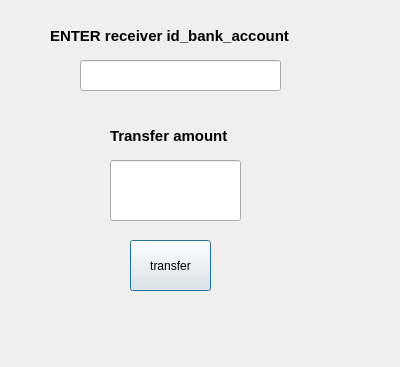
<?xml version="1.0" encoding="UTF-8"?>
<ui version="4.0">
 <class>transfer</class>
 <widget class="QDialog" name="transfer">
  <property name="geometry">
   <rect>
    <x>0</x>
    <y>0</y>
    <width>400</width>
    <height>367</height>
   </rect>
  </property>
  <property name="windowTitle">
   <string>ATM-TRANSFER</string>
  </property>
  <widget class="QPushButton" name="btn_transfer">
   <property name="geometry">
    <rect>
     <x>130</x>
     <y>240</y>
     <width>81</width>
     <height>51</height>
    </rect>
   </property>
   <property name="text">
    <string>transfer</string>
   </property>
  </widget>
  <widget class="QLineEdit" name="le_recvAccID">
   <property name="geometry">
    <rect>
     <x>80</x>
     <y>60</y>
     <width>201</width>
     <height>31</height>
    </rect>
   </property>
  </widget>
  <widget class="QLabel" name="label">
   <property name="geometry">
    <rect>
     <x>50</x>
     <y>0</y>
     <width>351</width>
     <height>71</height>
    </rect>
   </property>
   <property name="font">
    <font>
     <pointsize>11</pointsize>
     <bold>true</bold>
    </font>
   </property>
   <property name="text">
    <string>ENTER receiver id_bank_account</string>
   </property>
  </widget>
  <widget class="QLabel" name="label_2">
   <property name="geometry">
    <rect>
     <x>110</x>
     <y>100</y>
     <width>141</width>
     <height>71</height>
    </rect>
   </property>
   <property name="font">
    <font>
     <pointsize>11</pointsize>
     <bold>true</bold>
    </font>
   </property>
   <property name="text">
    <string>Transfer amount</string>
   </property>
  </widget>
  <widget class="QLineEdit" name="le_transferAmount">
   <property name="geometry">
    <rect>
     <x>110</x>
     <y>160</y>
     <width>131</width>
     <height>61</height>
    </rect>
   </property>
  </widget>
 </widget>
 <resources/>
 <connections/>
</ui>
